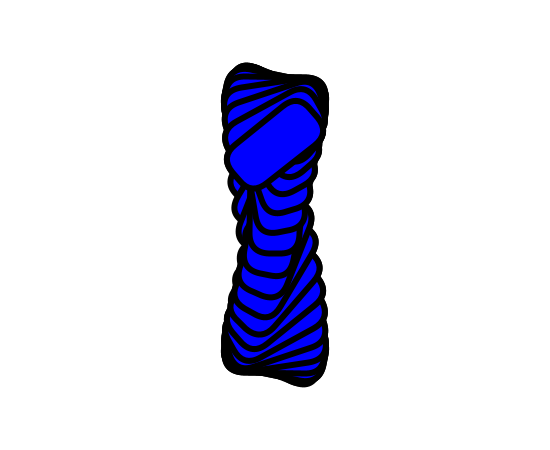
Frame 1 (no input)
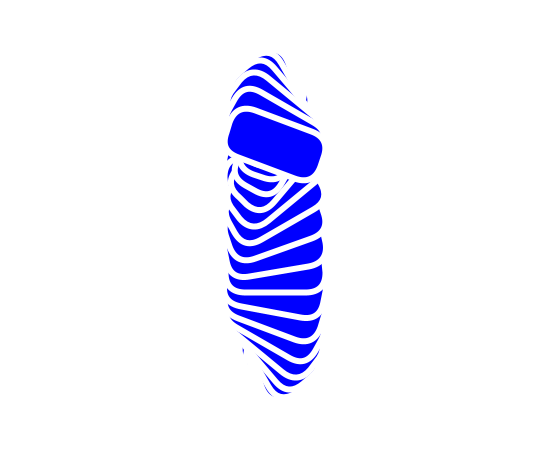
Frame 60 (the mouse pressed at the canvas centre just before this capture)
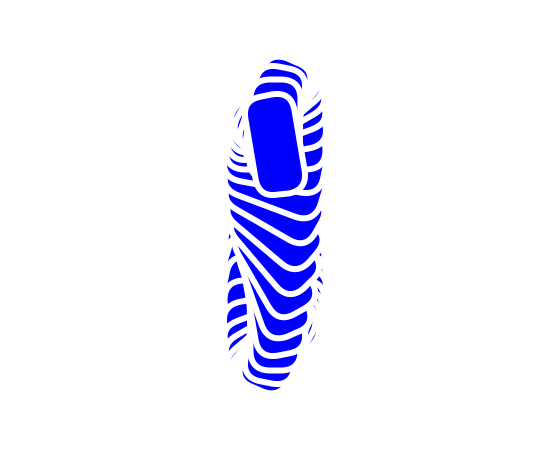
Frame 120 (the mouse held since frame 60 and released just before this capture)

The Processing sketch that drew these frames (run headless with seeded random() and noise(); from frame 60 on, the mouse is pressed at the canvas centre):

// Processing sketch: Delabre_Paul_01
// ── Delabre_Paul_01.pde
/**
 * Paul Delabre
 * Form_###
 *
 */


float rotation = 1;
float vitesse =4.0;

void setup(){
size(550, 450); 
background(255);
rectMode(CENTER);
strokeWeight(6);


}

void draw(){
  background(255,255,255);  
  
  translate(width/2, height/2);
   for(int i = 0; i < 600; i+=10){
        float x = map(width, 0, width, 0, 0);
        float y = cos(radians(i))*125;
        pushMatrix();
         translate(x, y);
        rotate(radians(-i+frameCount+10));
      fill(radians(i/10)*0, 0, 255);
        rect(0, 0, 100, 50, 20);    
        popMatrix();
  
  }
  
  
  
 
  
  stroke(255,255,255);
  
   
}
   
